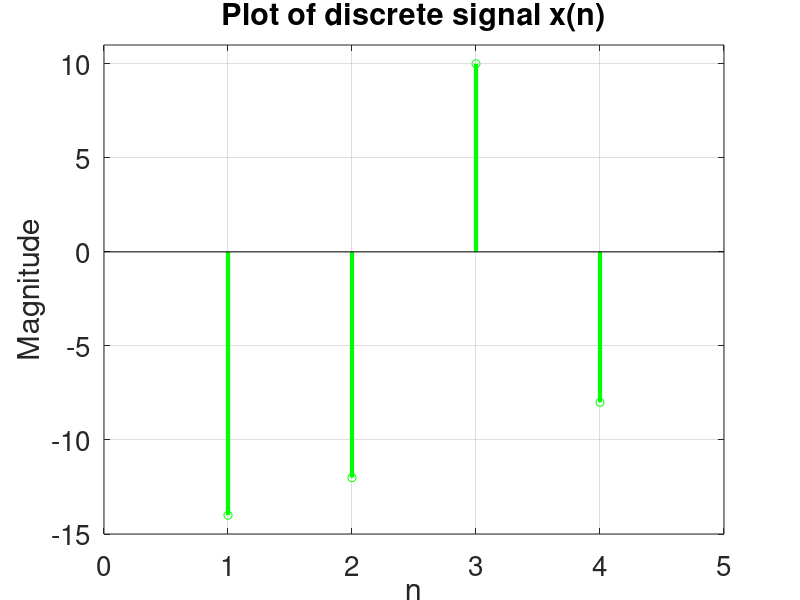
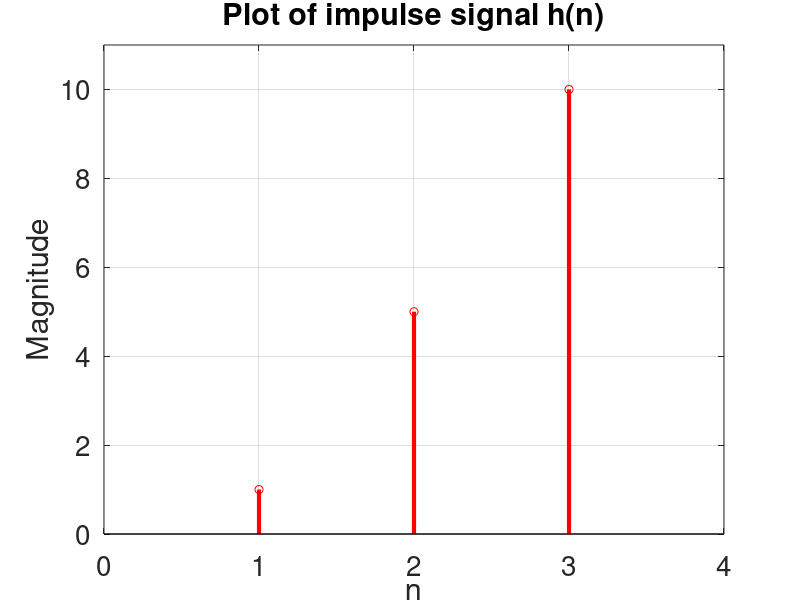
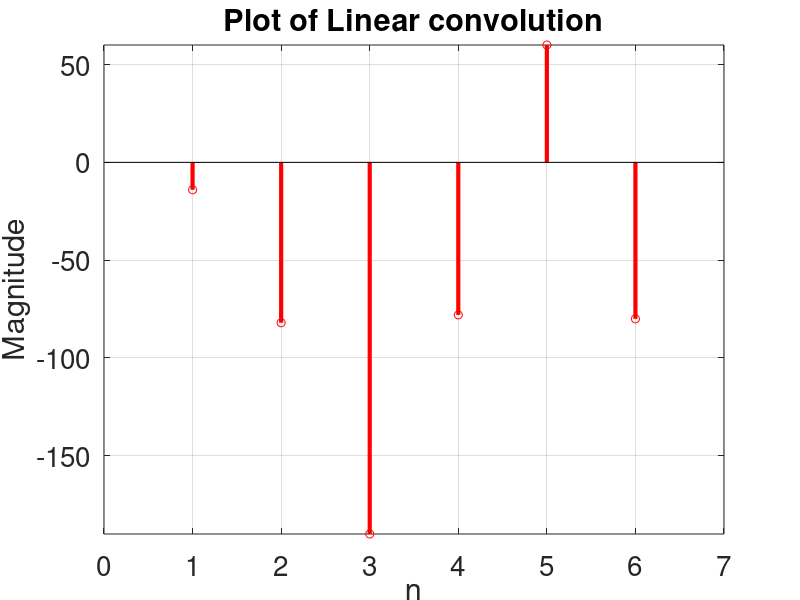

The MATLAB source for these figures, in order: (Note: this script raises an error after producing the figures.)
% Discrete Time Signal Processing Lab 1
% Discrete Convolution
% MATLAB version R2018a
% Date : 12-01-2021

clc;
clear;
close all;

x =[-14,-12,10,-8];
h = [1,5,10];

disp('Input signal : ');
disp(x);
disp('Impulse response : ');
disp(h);

% Plotting x 
stem(x,'g','LineWidth',3);
ax = gca();
title('Plot of discrete signal x(n)','FontSize',20);
xlabel('n','FontSize',20);
ylabel('Magnitude','FontSize',20);
set(ax,'xlim',[0 5],'ylim',[-15 11],'xtick',[0:1:5],'fontsize',20);
grid on;
figure();

% Plotting h
stem(h,'r','LineWidth',3);
ax = gca();
title('Plot of impulse signal h(n)','FontSize',20);
xlabel('n','FontSize',20);
ylabel('Magnitude','FontSize',20);
set(ax,'xlim',[0 4],'ylim',[0 11],'xtick',[0:1:4],'fontsize',20);
grid on;
figure();

% Calculating linear convolution of x and h
n = length(h) + length(x) - 1;
y(1,n) = 0;

for i=1:n
    sum = 0;
    for j=1:i
        if (((i- j+ 1) <= length(h) ) &&(j <= length(x) ))
            sum = sum + x(j)* h(i- j+ 1);
        end
    end
    y(i) = sum;
end

disp('Linear Convolution Output : ');
disp(y);

stem(y,'r','LineWidth',3);
ax = gca();
title('Plot of Linear convolution','FontSize',20);
xlabel('n','FontSize',20);
ylabel('Magnitude','FontSize',20);
set(ax,'xlim',[0 7],'ylim',[min(y) max(y)],'xtick',[0:1:7],'fontsize',20);
grid on;
figure();


% Calculating Circular convolution of x and h
clear i j y n;
n = max(length(x),length(h));

% Appending zeros to incomplete vectors
if length(h) < n
    h = [h, zeros(1,(n - length(h)))];
else
    x = [x, zeros(1,(n - length(x)))];
end

y = CircularConv(x,h,n);
disp('Circular Convolution Output : ');
disp(y);

stem(y,'r','LineWidth',3);
ax = gca();
title('Circular convolution y(n)','FontSize',20);
xlabel('n','FontSize',20);
ylabel('Magnitude','FontSize',20);
set(ax,'xlim',[0 7],'ylim',[min(y) max(y)],'xtick',[0:1:7],'fontsize',20);
grid on;
figure();

% Linear Convolution using circular convolution
clear i j y n x h;
x =[-14,-12,10,-8];
h = [1,5,10];
n = length(x) + length(h) - 1;
h = [h, zeros(1,(n - length(h)))];
x = [x, zeros(1,(n - length(x)))];
y = CircularConv(x,h,n);

disp('Linear Convolution using Circular Convolution Output : ');
disp(y);

stem(y,'r','LineWidth',3);
ax = gca();
title('Linear Convolution using Circular Convolution');
xlabel('n','FontSize',20);
ylabel('Magnitude','FontSize',20);
set(ax,'xlim',[0 7],'ylim',[min(y) max(y)],'xtick',[0:1:7],'fontsize',15);
grid on;

function y = CircularConv(x,h,n)

    for i=1:n
        y(1,n) = 0;
        for j=1:n
        k = i - j + 1;
            if k <= 0 
                k = n + k;
            end
        y(i) = y(i) + x(j) * h(k);
        end
    end
end

        